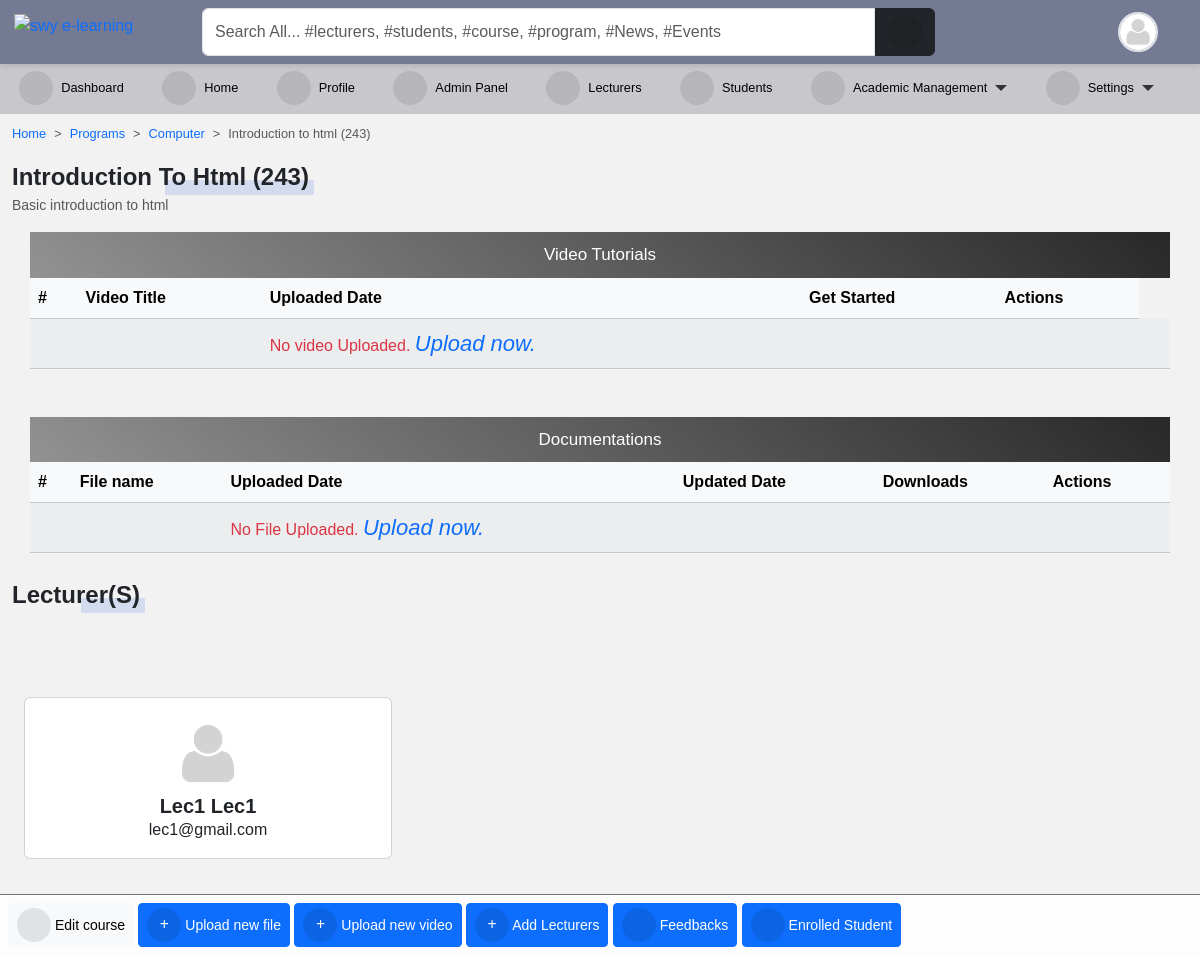
Screenshot of /programs/course/introduction-to-html/detail/ (signed in) with the database file from the repository.
### accounts/models.py (models this page shows, shortened)
class User(AbstractUser):
    is_student = models.BooleanField(default=False)
    is_lecturer = models.BooleanField(default=False)
    gender = models.CharField(max_length=1, choices=GENDERS, blank=True, null=True)
    phone = models.CharField(max_length=60, blank=True, null=True)
    address = models.CharField(max_length=60, blank=True, null=True)
    picture = models.ImageField(
        upload_to="profile_pictures/%y/%m/%d/", default="default.png", null=True
    )
    email = models.EmailField(blank=True, null=True)
    username_validator = ASCIIUsernameValidator()
    objects = CustomUserManager()
    class Meta:
        ordering = ("-date_joined",)
    @property
    def get_full_name(self):
        full_name = self.username
        if self.first_name and self.last_name:
            full_name = self.first_name + " " + self.last_name
        return full_name
    @property
    def get_user_role(self):
        if self.is_superuser:
            role = "Admin"
        elif self.is_student:
            role = "Student"
        elif self.is_lecturer:
            role = "Lecturer"
        return role

### course/models.py (models this page shows, shortened)
class Course(models.Model):
    slug = models.SlugField(blank=True, unique=True)
    title = models.CharField(max_length=200, null=True)
    code = models.CharField(max_length=200, unique=True, null=True)
    credit = models.IntegerField(null=True, default=0)
    summary = models.TextField(max_length=200, blank=True, null=True)
    program = models.ForeignKey(Program, on_delete=models.CASCADE)
    level = models.CharField(max_length=25, choices=LEVEL, null=True)
    year = models.IntegerField(choices=YEARS, default=0)
    semester = models.CharField(choices=SEMESTER, max_length=200)
    is_elective = models.BooleanField(default=False, blank=True, null=True)
    objects = CourseManager()
    def __str__(self):
        return "{0} ({1})".format(self.title, self.code)

class Program(models.Model):
    title = models.CharField(max_length=150, unique=True)
    summary = models.TextField(null=True, blank=True)
    objects = ProgramManager()
    def __str__(self):
        return self.title

class CourseAllocation(models.Model):
    lecturer = models.ForeignKey(
        settings.AUTH_USER_MODEL,
        on_delete=models.CASCADE,
        related_name="allocated_lecturer",
    )
    courses = models.ManyToManyField(Course, related_name="allocated_course")
    session = models.ForeignKey(
        "core.Session", on_delete=models.CASCADE, blank=True, null=True
    )
    def __str__(self):
        return self.lecturer.get_full_name

### course/views.py (the view)
# urls.py: path("course/<slug>/detail/", course_single, name="course_detail"),
@login_required(login_url='login')
def course_single(request, slug):
    course = Course.objects.get(slug=slug)
    files = Upload.objects.filter(course__slug=slug)
    videos = UploadVideo.objects.filter(course__slug=slug)
    lecturers = CourseAllocation.objects.filter(courses__pk=course.id).first()
    all_lecturers=CourseAllocation.objects.filter(courses__pk=course.id)
    return render(
        request,
        "course/course_single.html",
        {
            "title": course.title,
            "course": course,
            "files": files,
            "videos": videos,
            "lecturers": lecturers,
            "all_lecturers":all_lecturers,
            "media_url": settings.MEDIA_ROOT,
        },
    )

### templates/course/course_single.html (shortened to what this page needs)
{% extends 'base.html' %}
{% load static %}
{% block content %}
<nav style="--bs-breadcrumb-divider: '>';" aria-label="breadcrumb">
    <ol class="breadcrumb">
        <li class="breadcrumb-item"><a href="/">Home</a></li>
        <li class="breadcrumb-item"><a href="{% url 'programs' %}">Programs</a></li>
        <li class="breadcrumb-item"><a href="{% url 'program_detail' course.program.id %}">{{ course.program }}</a></li>
        <li class="breadcrumb-item active" aria-current="page">{{ course }}</li>
    </ol>
</nav>
{% for all_lecturer in all_lecturers %}
<div class="manage-wrap">
    <div class="d-flex">
        <div class="">
            {% if request.user.is_superuser  or request.user == all_lecturer.lecturer %}
            <a class="btn btn-sm btn-light" href="{% url 'edit_course' course.slug %}">
                <i class="fas fa-pencil-alt"></i> Edit course
            </a>
            {% endif %}
            {% if request.user.is_superuser or request.user == all_lecturer.lecturer %}
            <a class="btn btn-sm btn-primary" href="{% url 'upload_file_view' course.slug %}"><i class="fas fa-plus"></i>
                Upload new file
            </a>
            <a class="btn btn-sm btn-primary" href="{% url 'upload_video' course.slug %}"><i class="fas fa-plus"></i>
                Upload new video
            </a>
            <a class="btn btn-sm btn-primary" href="{% url 'course_allocation' %}"><i class="fas fa-plus"></i>
                Add Lecturers
            </a>
            <a class="btn btn-sm btn-primary" href="{% url 'check_feedbacks' course.pk %}"> <i class="fas fa-check"></i>
                Feedbacks
            </a>
            <a class="btn btn-sm btn-primary" href="{% url 'enrolled_student' course.pk  %}"><i class="fas fa-user-graduate"></i>
                Enrolled Student
            </a>
            {% else %}
            <a class="btn btn-sm btn-primary" href="{% url 'feedback' course.pk %}"> <i class="fas fa-comment"></i>
                Your feedback
            </a>
            {% endif %}
        </div>
    </div>
</div>
<div class="title-1">{{ course }}</div>
<p class="small text-muted">{{ course.summary }}</p>
<div class="container">
    <div class="row mb-5">
        <div class="col-md-12 p-0">
            <p class="form-title m-0">Video Tutorials</p>
            <div class="table-responsive">
                <table class="table table-shadow table-light table-striped m-0">
                    <thead>
                        <tr>
                            <th>#</th>
                            <th>Video Title</th>
                            <th>Uploaded Date</th>
                            <th>Get Started</th>
                            {% if request.user.is_superuser or request.user == all_lecturer.lecturer %}
                            <th>Actions</th>
                            {% endif %}
                        </tr>
                    </thead>
                    <tbody>
                        {% for video in videos %}
                        <tr>
                            <td>{{ forloop.counter }}</td>
                            <td>
                                <a href="{{ video.get_absolute_url }}" title="{{ video }}" class="d-flex align-items-center">
                                    <i class="fas fa-video me-1"></i> {{ video.title|title }}
                                </a>
                            </td>
                            <td>{{ video.timestamp|date }}</td>
                            <th>
                                <div>
                                    <a class="download-btn" href="{{ video.get_absolute_url }}"
                                        title="Download to your device">
                                        <i class="fas fa-play me-1"></i>Play now</a>
                                </div>
                            </th>
                            {% if request.user.is_superuser or request.user == all_lecturer.lecturer %}
                            <td>
                                <div class="update-delete">
                                    <a href="{% url 'upload_video_edit' slug=course.slug video_slug=video.slug %}"
                                        class="update" title="Edit">
                                        <i class="fas fa-pencil-alt"></i>
                                    </a>
                                    <a href="{% url 'upload_video_delete' slug=course.slug video_slug=video.slug %}"
                                        class="delete" title="Delete">
                                        <i class="fas fa-trash-alt"></i>
                                    </a>
                                </div>
                            </td>
                            {% endif %}
                        </tr>
                        {% empty %}
                        <tr>
                            <td></td>
                            <td></td>
                            <td>
                                <span class="text-danger">
                                    No video Uploaded.
                                    {% if request.user.is_superuser or request.user == all_lecturer.lecturer %}
                                    <a href="{% url 'upload_video' course.slug %}">
                                        <i class="primary" style="font-size: 22px;">
                                            Upload now.
                                        </i>
                                        {% endif %}
                                    </a>
                                </span>
                            </td>
                            <td></td>
                            <td></td>
                            <td></td>
                        </tr>
                        {% endfor %}
                    </tbody>
                </table>
            </div>
        </div>
    </div>
    <div class="row">
        <div class="col-md-12 p-0">
            <p class="form-title m-0">Documentations</p>
            <div class="table-responsive">
                <table class="table table-shadow table-light table-striped m-0">
                    <thead>
                        <tr>
                            <th>#</th>
                            <th>File name</th>
                            <th>Uploaded Date</th>
                            <th>Updated Date</th>
                            <th>Downloads</th>
                            {% if request.user.is_superuser or request.user == all_lecturer.lecturer %}
                            <th>Actions</th>
                            {% endif %}
                        </tr>
                    </thead>
                    <tbody>
                        {% for file in files %}
                        <tr>
                            <td>{{ forloop.counter }}</td>
                            <td><a href="{{ file.file.url }}" title="{{ file }}" class="d-flex align-items-center">
                                    <i class="fas fa-file-{{ file.get_extension_short }} me-1"></i>
                                    {{ file.title|title }}
                                </a>
                            </td>
                            <td>{{ file.upload_time|date }}</td>
                            <td>{{ file.updated_date|date }}</td>
                            <th>
                                <div>
                                    <a class="download-btn" href="{{ file.file.url }}" title="Download to your device">
                                        <i class="fas fa-download me-1"></i>Download</a>
                                </div>
                            </th>
                            {% if request.user.is_superuser or request.user == all_lecturer.lecturer  %}
                            <td>
                                <div class="update-delete">
                                    <a href="{% url 'upload_file_edit' slug=course.slug file_id=file.pk %}"
                                        class="update" title="Edit">
                                        <i class="fas fa-pencil-alt"></i>
                                    </a>
                                    <a href="{% url 'upload_file_delete' slug=course.slug file_id=file.pk %}"
                                        class="delete" title="Delete">
                                        <i class="fas fa-trash-alt"></i>
                                    </a>
                                </div>
                            </td>
                            {% endif %}
                        </tr>
                        {% empty %}
                        <tr>
                            <td></td>
                            <td></td>
                            <td>
                                <span class="text-danger">
                                    No File Uploaded.
                                    {% if request.user.is_superuser or request.user == all_lecturer.lecturer %}
                                    <a href="{% url 'upload_file_view' course.slug %}">
                                        <i class="primary" style="font-size: 22px;">
                                            Upload now.
                                        </i>
                                        {% endif %}
                                    </a>
                                </span>
                            </td>
                            <td></td>
                            <td></td>
                            <td></td>
                        </tr>
                        {% endfor %}
                    </tbody>
                </table>
            </div>
        </div>
    </div>
</div>
{% endfor %}
<div class="site-section mb-5 mt-4">
    <div class="title-1">Lecturer(s)</div>
    <br>
    <br>
    <div class="container-fluid">
        <div class="row">
            {% for lecturer in all_lecturers %}
            <div class="col-lg-4">
                <div class="card text-center">
                    <div class="card-body">
                        {% if lecturer.lecturer.picture %}
                        <img class="avatar avatar-lg" src="{{ lecturer.lecturer.picture.url }}" alt="">
                        {% endif %}
                        <h5 class="fw-bold mb-0">{{ lecturer|title }}</h5>
                        <p class="mb-0">{{ lecturer.lecturer.email }}</p>
                    </div>
                </div>
            </div>
            {% empty %}
            <h6 class="text-muted mt-3">No lecturer assigned for this course</h6>
            {% endfor %}
        </div>
    </div>
</div>
{% endblock content %}

### templates/navbar.html (shortened to what this page needs)
{% load static %}
<div id="top-navbar" class="py-2 top-navbar">
	<div class="container">
		<a href="/" class="head-logo">
			<img src="{% static 'img/swy e-learning.jpg' %}" width="40px" alt="swy e-learning">
		</a>
		<div class="nav-wrapper">
			<form class="form-header" action="{% url 'query' %}" method="GET">
				<input id="primary-search" class="form-control rounded-end-0" type="text" name="q" value="{{ request.GET.q }}"
					placeholder="Search All... #lecturers, #students, #course, #program, #News, #Events" required />
				<button class="btn btn-dark rounded-start-0" type="submit">
					<i class="fas fa-search"></i>
				</button>
			</form>
			<div class="dropdown index">
				<div class="avatar border border-2" type="button" data-bs-toggle="dropdown" aria-expanded="false">
					<img src="{{ request.user.picture.url }}">
				</div>
			</div>
		</div>
	</div>
</div>

### rows the page displays
User: user.picture (placeholder picture)
Course: program "Computer", title+code "Introduction to html (243)", title+code "Introduction To Html (243)", summary "Basic introduction to html"
CourseAllocation: lecturer.picture (placeholder picture), lecturer.last_name "Lec1 Lec1", lecturer.email "lec1@gmail.com"
